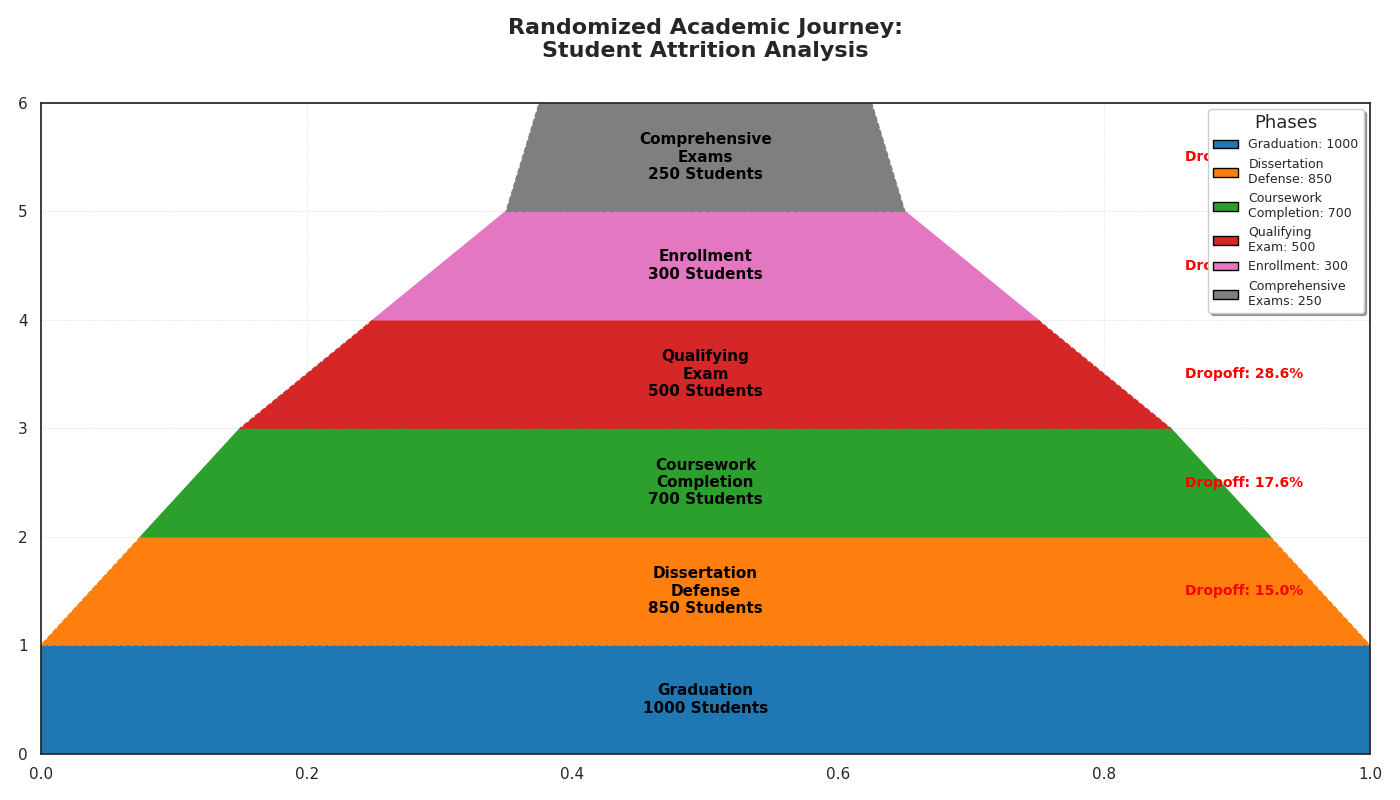

Here is the Python script that generated this plot:
import matplotlib.pyplot as plt
import matplotlib.patches as patches
import numpy as np

# Randomly altered texts:
random_steps = [
    "Graduation",
    "Dissertation\nDefense",
    "Coursework\nCompletion",
    "Qualifying\nExam",
    "Enrollment",
    "Comprehensive\nExams"
]

student_counts = np.array([1000, 850, 700, 500, 300, 250])
dropout_rates = 100 * (1 - student_counts[1:] / student_counts[:-1])
widths = student_counts / student_counts[0]

colors = ['#1f77b4', '#ff7f0e', '#2ca02c', '#d62728', '#e377c2', '#7f7f7f']

fig, ax = plt.subplots(figsize=(14, 8))

for i in range(len(random_steps)):
    top_width = widths[i-1] if i > 0 else 1.0
    bottom_width = widths[i]
    line_style = '-' if i % 2 == 0 else '--'
    
    trapezoid = patches.Polygon(
        [
            [(1 - top_width) / 2, i], [(1 + top_width) / 2, i], 
            [(1 + bottom_width) / 2, i + 1], [(1 - bottom_width) / 2, i + 1]
        ], closed=True, color=colors[i], edgecolor='black', linestyle=line_style
    )
    ax.add_patch(trapezoid)
    
    ax.text(0.5, i + 0.5, f"{random_steps[i]}\n{student_counts[i]} Students",
            ha='center', va='center', fontsize=11, color='black', weight='bold')

    if i > 0:
        ax.text(0.95, i + 0.5, f"Dropoff: {dropout_rates[i-1]:.1f}%", 
                ha='right', va='center', fontsize=10, color='red', weight='bold')

ax.set_xlim(0, 1)
ax.set_ylim(0, len(random_steps))
ax.grid(visible=True, linestyle=':', linewidth=0.5)
ax.axis('on')

legend_elements = [patches.Patch(facecolor=colors[i], edgecolor='black',
                                 label=f"{random_steps[i]}: {student_counts[i]}")
                   for i in range(len(random_steps))]
ax.legend(handles=legend_elements, loc='upper right', fontsize=9, frameon=True, shadow=True, title="Phases", title_fontsize='13')

# Random title
ax.set_title('Randomized Academic Journey:\nStudent Attrition Analysis',
             fontsize=16, weight='bold', ha='center', va='bottom', pad=30)

plt.tight_layout()
plt.show()
